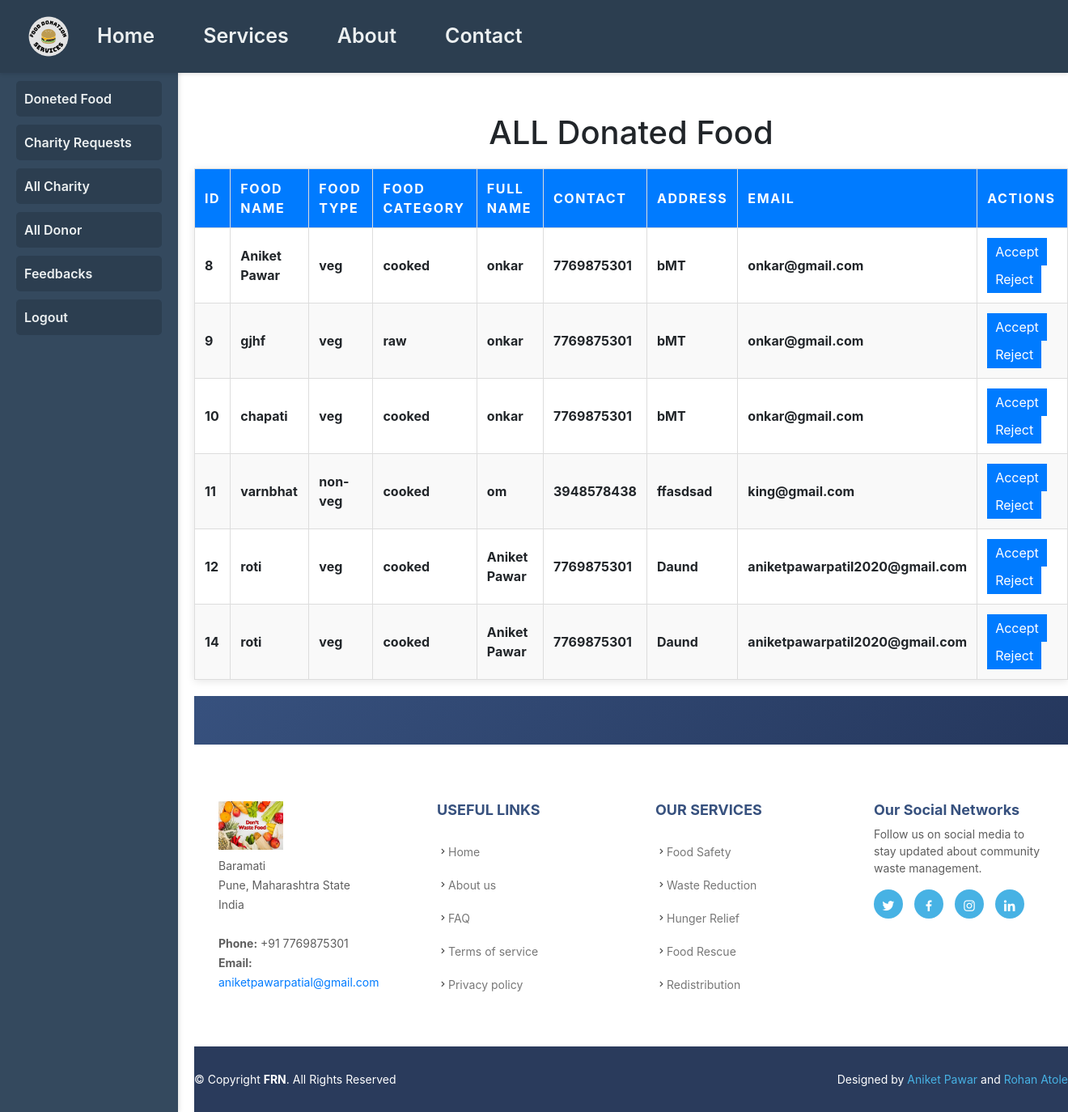
The app's page /admin/admin_dash.php (signed in) with its own data.
### tables this page shows
CREATE TABLE `food` (
  `id` int(11) NOT NULL,
  `food_name` varchar(255) NOT NULL,
  `food_type` enum('veg','non-veg') NOT NULL,
  `food_category` enum('raw','cooked','packed') NOT NULL,
  `date` datetime NOT NULL DEFAULT current_timestamp(),
  `donor_id` int(11) NOT NULL,
  `status` enum('pending','accepted','assigned','rejected') NOT NULL DEFAULT 'pending',
  `charity_id` int(11) NOT NULL
);

CREATE TABLE `donor` (
  `id` int(11) NOT NULL,
  `full_name` varchar(255) NOT NULL,
  `address` varchar(255) NOT NULL,
  `email` varchar(255) NOT NULL,
  `gender` enum('male','female') NOT NULL,
  `contact` varchar(20) NOT NULL,
  `username` varchar(50) NOT NULL,
  `password` varchar(255) NOT NULL,
  `created_at` timestamp NOT NULL DEFAULT current_timestamp()
);

### admin/admin_dash.php (the view, shortened to what this page needs)
<?php
@include 'header.php';
@include 'conn1.php';
$result = $conn->query("
    SELECT f.id AS food_id, food_name AS food_name, food_type AS food_type, food_category AS food_category,
           full_name AS full_name, contact AS contact, address, email
    FROM food f
    JOIN donor d ON f.donor_id = d.id WHERE status ='pending'
");
?>
<!DOCTYPE html>
<html lang="en">
<head>
</head>
<body>
    <main>
        <h1>ALL Donated Food</h1>
        <table>
            <thead>
                <tr>
                    <th>ID</th>
                    <th>Food Name</th>
                    <th>Food Type</th>
                    <th>Food Category</th>
                    <th>Full Name</th>
                    <th>Contact</th>
                    <th>Address</th>
                    <th>Email</th>
                    <th>Actions</th>
                </tr>
            </thead>
            <tbody>
                <?php while ($row = $result->fetch_assoc()): ?>
                <tr>
                    <td><strong><?php echo $row['food_id']; ?></strong></td>
                    <td><strong><?php echo $row['food_name']; ?></strong></td>
                    <td><strong><?php echo $row['food_type']; ?></strong></td>
                    <td><strong><?php echo $row['food_category']; ?></strong></td>
                    <td><strong><?php echo $row['full_name']; ?></strong></td>
                    <td><strong><?php echo $row['contact']; ?></strong></td>
                    <td><strong><?php echo $row['address']; ?></strong></td>
                    <td><strong><?php echo $row['email']; ?></strong></td>
                    <td>
                        <form method="POST" style="display:inline;">
                            <button type="submit" name="approve" onclick="return confirm('Are you sure you want to approve this food?');">Accept</button>
                        </form>
                        <form method="POST" style="display:inline;">
                            <button type="submit" name="delete" onclick="return confirm('Are you sure you want to reject this food?');">Reject</button>
                        </form>
                    </td>
                </tr>
                <?php endwhile; ?>
            </tbody>
        </table>
        <div>
        <?php @include'footer.php'; ?>
        </div>
    </main>
</body>
</html>

### admin/header.php (style rules this page uses)
body { margin: 0; font-family: 'Segoe UI', Tahoma, Geneva, Verdana, sans-serif; display: flex; min-height: 100vh; flex-direction: column; background-color: #f9f9f9; }
main { margin-left: 240px; padding: 0px; margin-top: 70px; }

### admin/admin_dash.php (style rules this page uses)
h1 { text-align: center; }
table { width: 100%; border-collapse: collapse; margin: 20px 0; box-shadow: 0 2px 10px rgba(0, 0, 0, 0.1); }
th, td { padding: 12px; text-align: left; border: 1px solid #ddd; }
th { background-color: #007BFF; color: white; text-transform: uppercase; letter-spacing: 0.1em; }
tr:nth-child(even) { background-color: #f9f9f9; }
button { padding: 5px 10px; margin: 0 5px; border: none; border-radius: 5px; background-color: #007BFF; color: white; cursor: pointer; transition: background-color 0.3s ease; }

### admin/footer.php (style rules this page uses)
body { font-family: "Open Sans", sans-serif; color: #444444; margin: 0; padding: 0; background: #f8f9fa; }
h1, h2, h3, h4, h5, h6 { font-family: "Jost", sans-serif; }

### records on screen
food: id "8", food_name "Aniket Pawar", food_type "veg", food_category "cooked", donor.full_name "onkar", donor.contact "7769875301", donor.address "bMT", donor.email "onkar@gmail.com"
food: id "9", food_name "gjhf", food_type "veg", food_category "raw", donor.full_name "onkar", donor.contact "7769875301", donor.address "bMT", donor.email "onkar@gmail.com"
food: id "10", food_name "chapati", food_type "veg", food_category "cooked", donor.full_name "onkar", donor.contact "7769875301", donor.address "bMT", donor.email "onkar@gmail.com"
food: id "11", food_name "varnbhat", food_type "non-veg", food_category "cooked", donor.full_name "om", donor.contact "3948578438", donor.address "ffasdsad", donor.email "king@gmail.com"
food: id "12", food_name "roti", food_type "veg", food_category "cooked", donor.full_name "Aniket Pawar", donor.contact "7769875301", donor.address "Daund", donor.email "aniketpawarpatil2020@gmail.com"
food: id "14", food_name "roti", food_type "veg", food_category "cooked", donor.full_name "Aniket Pawar", donor.contact "7769875301", donor.address "Daund", donor.email "aniketpawarpatil2020@gmail.com"
